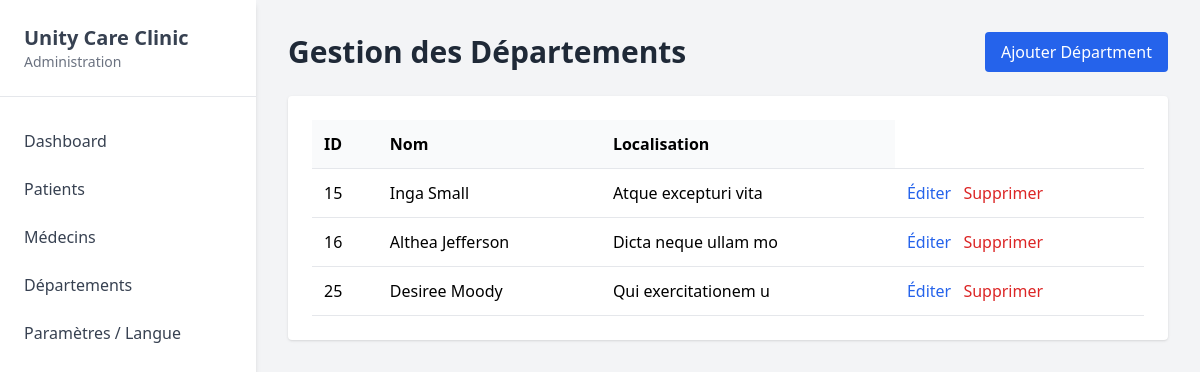
The page /src/pages/departments.php on the database as committed earlier.
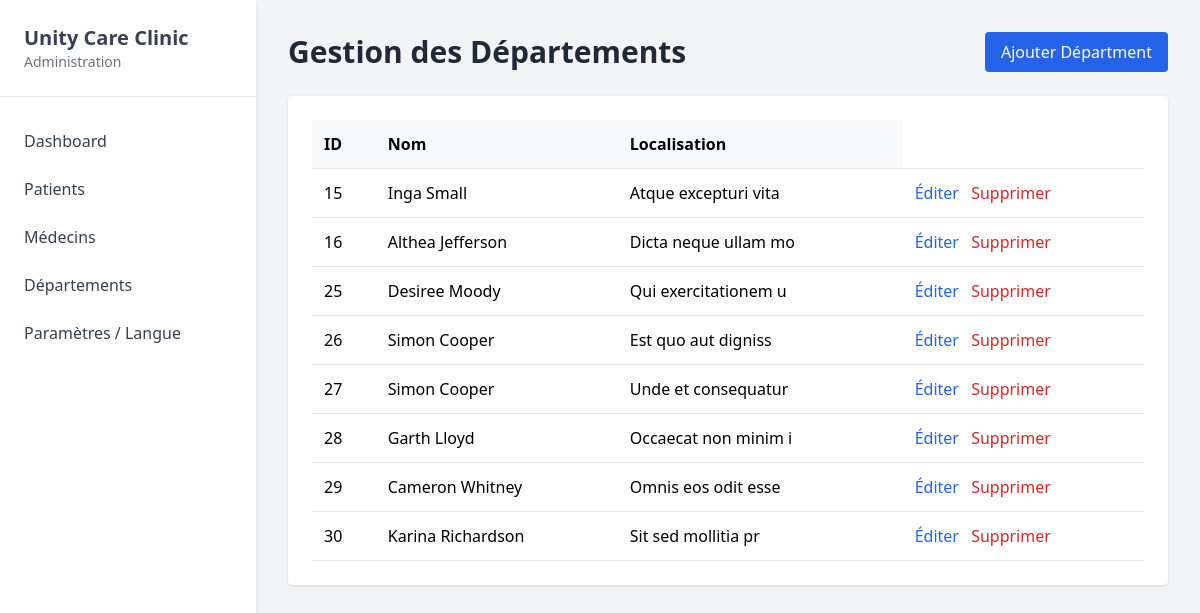
The same page on the database as committed later.
### tables this page shows
CREATE TABLE `departments` (
  `id_department` int NOT NULL,
  `department_name` varchar(50) NOT NULL,
  `location` varchar(50) NOT NULL
);

### src/config.php (called while the page is built, shortened)
<?php
$host = "localhost";
$user = "root";
$pass = "";
$dbname = "hospital";
$conn = new mysqli($host, $user, $pass, $dbname);
$SqlNumDepartments = "SELECT * FROM departments;";
$DepartmentsResult = $conn->query($SqlNumDepartments);

### src/pages/departments.php (the view, shortened to what this page needs)
<?php
    require_once "../config.php";
    require_once "../main.php";
?>
<!DOCTYPE html>
<html lang="fr">
<head>
    <script src="https://cdn.tailwindcss.com"></script>
</head>
<body class="bg-gray-100 theme">
    <div class="flex min-h-screen relative">
        <?php include 'sidebar.php'; ?>
        <main class="flex-grow p-8 theme">
            <header class="flex justify-between items-center mb-6">
                <h2 class="text-3xl font-bold text-gray-800">Gestion des Départements</h2>
                <button type="submit" id="ajoutePatient" class="px-4 py-2 bg-blue-600 text-white rounded">
                Ajouter Départment
            </button>
            </header>
            <section class="bg-white rounded shadow p-6 overflow-auto">
                <table class="w-full text-left border-collapse">
                    <thead>
                        <tr class="border-b bg-gray-50">
                            <th class="p-3">ID</th>
                            <th class="p-3">Nom</th>
                            <th class="p-3">Localisation</th>
                        </tr>
                    </thead>
                    <tbody>
                        <?php
                        while ($row = $DepartmentsResult->fetch_assoc()) {
                            echo '<tr class="border-b">';
                            echo '<td class="p-3">' . $row["id_department"] . '</td>';
                            echo '<td class="p-3">' . $row["department_name"] . '</td>';
                            echo '<td class="p-3">' . $row["location"] . '</td>';
                            echo '<td class="p-3 space-x-2">
                            <a class="text-blue-600" href="../editdepartment.php?id='. $row["id_department"] .'">Éditer</a>
                            <a class="text-red-600" href="departments.php?action=delete&id='. $row["id_department"] .'">Supprimer</a>
                        </td>';
                            echo '</tr>';
                        }
                        ?>
                    </tbody>
                </table>
            </section>
        </main>
    </div>
</body>
</html>

### src/pages/sidebar.php
<aside class="w-64 bg-white shadow-md ">
    <div class="p-6 border-b">
        <h1 class="text-xl font-semibold text-gray-700">Unity Care Clinic</h1>
        <p class="text-sm text-gray-500">Administration</p>
    </div>
    <nav class="mt-6">
        <ul class="space-y-2 px-4">
            <li>
                <a href="../../index.php" class="block p-2 text-gray-700 hover:bg-gray-200 rounded">
                    Dashboard
                </a>
            </li>
            <li>
                <a href="patients.php" class="block p-2 text-gray-700 hover:bg-gray-200 rounded">
                    Patients
                </a>
            </li>
            <li>
                <a href="doctors.php" class="block p-2 text-gray-700 hover:bg-gray-200 rounded">
                    Médecins
                </a>
            </li>
            <li>
                <a href="departments.php" class="block p-2 text-gray-700 hover:bg-gray-200 rounded">
                    Départements
                </a>
            </li>
            <li>
                <a href="parametre.php" class="block p-2 text-gray-700 hover:bg-gray-200 rounded">
                    Paramètres / Langue
                </a>
            </li>
        </ul>
    </nav>
</aside>

Rows that differ between the two databases and show on the page:
added departments: id_department "26", department_name "Simon Cooper", location "Est quo aut digniss"
added departments: id_department "27", department_name "Simon Cooper", location "Unde et consequatur"
added departments: id_department "28", department_name "Garth Lloyd", location "Occaecat non minim i"
added departments: id_department "29", department_name "Cameron Whitney", location "Omnis eos odit esse"
added departments: id_department "30", department_name "Karina Richardson", location "Sit sed mollitia pr"
